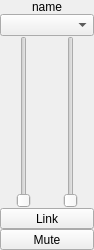
<?xml version="1.0" encoding="UTF-8"?>
<ui version="4.0">
 <class>MAudio_BeBoB_Output_Widget</class>
 <widget class="QWidget" name="MAudio_BeBoB_Output_Widget">
  <property name="geometry">
   <rect>
    <x>0</x>
    <y>0</y>
    <width>94</width>
    <height>250</height>
   </rect>
  </property>
  <property name="windowTitle">
   <string>Form</string>
  </property>
  <layout class="QGridLayout" name="gridLayout">
   <property name="margin">
    <number>0</number>
   </property>
   <property name="spacing">
    <number>0</number>
   </property>
   <item row="0" column="0" colspan="2">
    <widget class="QLabel" name="name">
     <property name="text">
      <string>name</string>
     </property>
     <property name="alignment">
      <set>Qt::AlignCenter</set>
     </property>
    </widget>
   </item>
   <item row="3" column="0">
    <widget class="QSlider" name="l_sld">
     <property name="sizePolicy">
      <sizepolicy hsizetype="Expanding" vsizetype="MinimumExpanding">
       <horstretch>0</horstretch>
       <verstretch>0</verstretch>
      </sizepolicy>
     </property>
     <property name="minimumSize">
      <size>
       <width>0</width>
       <height>100</height>
      </size>
     </property>
     <property name="orientation">
      <enum>Qt::Vertical</enum>
     </property>
     <property name="tickPosition">
      <enum>QSlider::NoTicks</enum>
     </property>
     <property name="tickInterval">
      <number>50</number>
     </property>
    </widget>
   </item>
   <item row="3" column="1">
    <widget class="QSlider" name="r_sld">
     <property name="sizePolicy">
      <sizepolicy hsizetype="Expanding" vsizetype="MinimumExpanding">
       <horstretch>0</horstretch>
       <verstretch>0</verstretch>
      </sizepolicy>
     </property>
     <property name="minimumSize">
      <size>
       <width>0</width>
       <height>100</height>
      </size>
     </property>
     <property name="orientation">
      <enum>Qt::Vertical</enum>
     </property>
     <property name="tickPosition">
      <enum>QSlider::NoTicks</enum>
     </property>
     <property name="tickInterval">
      <number>50</number>
     </property>
    </widget>
   </item>
   <item row="1" column="0" colspan="2">
    <widget class="QComboBox" name="cmb_src"/>
   </item>
   <item row="5" column="0" colspan="2">
    <widget class="QToolButton" name="mute">
     <property name="sizePolicy">
      <sizepolicy hsizetype="Expanding" vsizetype="Minimum">
       <horstretch>0</horstretch>
       <verstretch>0</verstretch>
      </sizepolicy>
     </property>
     <property name="text">
      <string>Mute</string>
     </property>
     <property name="checkable">
      <bool>true</bool>
     </property>
    </widget>
   </item>
   <item row="4" column="0" colspan="2">
    <widget class="QToolButton" name="link">
     <property name="sizePolicy">
      <sizepolicy hsizetype="Expanding" vsizetype="Minimum">
       <horstretch>0</horstretch>
       <verstretch>0</verstretch>
      </sizepolicy>
     </property>
     <property name="text">
      <string>Link</string>
     </property>
     <property name="checkable">
      <bool>true</bool>
     </property>
    </widget>
   </item>
  </layout>
 </widget>
 <resources/>
 <connections/>
</ui>
